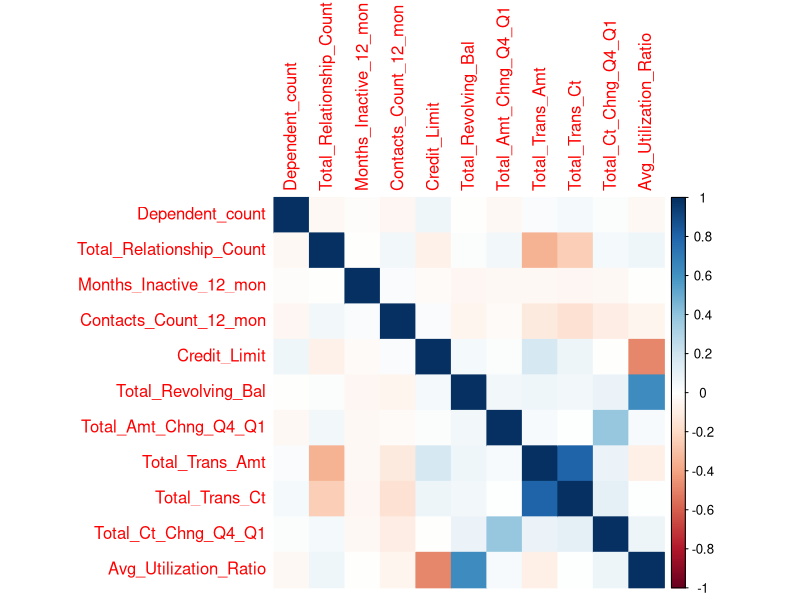
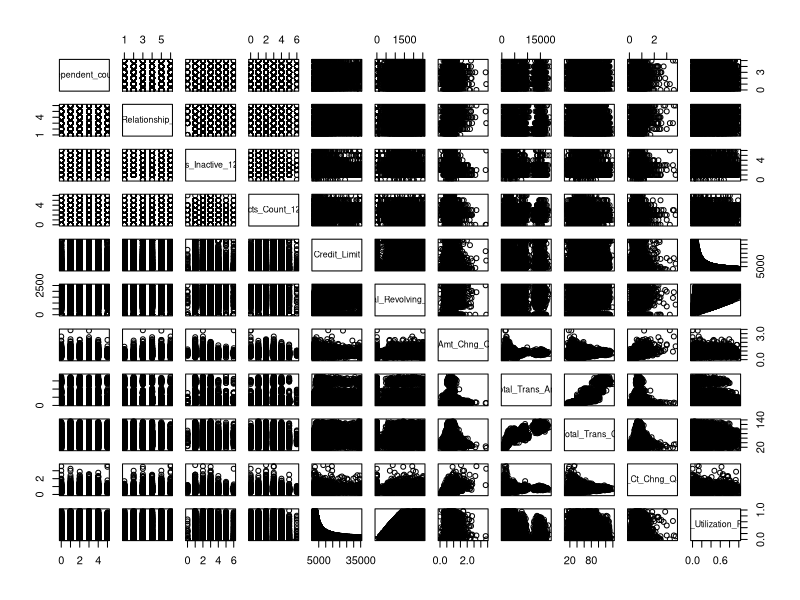
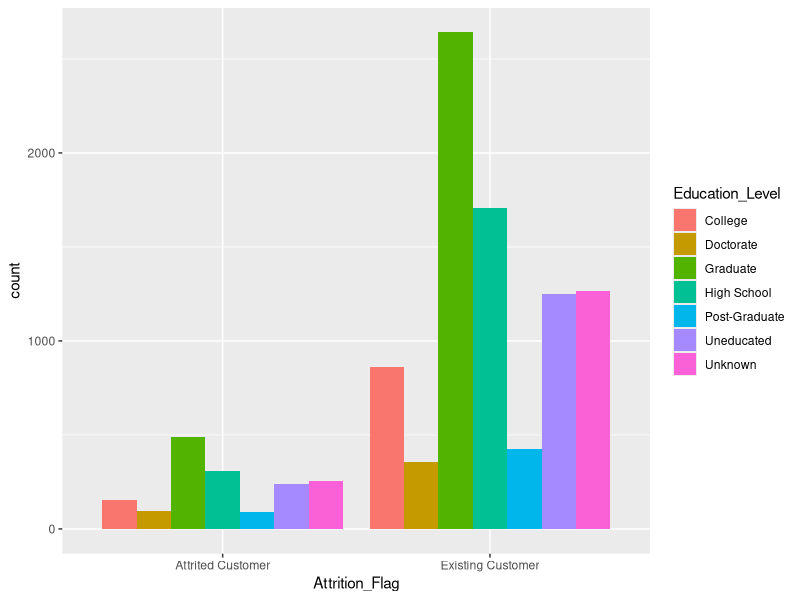
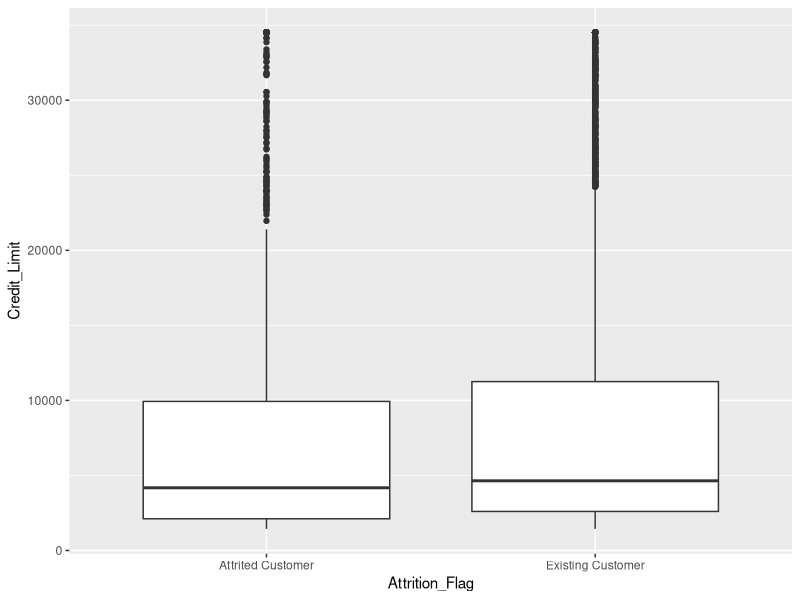

Source code (R) for these figures, in order: (Note: this script raises an error after producing the figures.)
# install.packages('MASS')
# install.packages('ggplot2')
# install.packages('rattle')

# Load libraries 
library(MASS)
library(ggplot2)
library(tidyverse)
library(corrplot)
library(car)

# load the wine dataset from the rattle package
setwd("C:/Users/jorda/OneDrive/Documents/R-Studio/DA6813 Applications/")
df = read.csv('BankChurners-1.csv')
df = dplyr::select(df, -X) #remove the customer number

# Take a look at the data
names(df)
str(df)
df$Education_Level = as.factor(df$Education_Level)
df$Marital_Status = as.factor(df$Marital_Status)
df$Attrition_Flag = as.factor(df$Attrition_Flag)
df$Gender = as.factor(df$Gender)
df$Income_Category = as.factor(df$Income_Category)
df$Card_Category = as.factor(df$Card_Category )
# CHeck if it is a classification problem
levels(df$Attrition_Flag)

# You can take a look at the relationships between the variables. 
df_num <- dplyr::select_if(df, is.numeric)
M = cor(df_num)
corrplot(M, method = c("color")) # try 'color', 'square', 'ellipse', 'shade', 'color', 'pie'. 'number'

df = dplyr::select(df, -Total_Trans_Ct) # highly correlated with Total trans amount
## note the select function from dplyr and MASS conflict. Thats why we use dplyr::select to force the correct package

pairs(df_num) # quick look at data distributions
ggplot(data = df) +
  geom_bar(mapping = aes(x = Attrition_Flag, fill = Education_Level), position = "dodge")  ## imbalance in data

ggplot(data = df, mapping = aes(x = Attrition_Flag, y = Credit_Limit)) +
  geom_boxplot() ## Visualizations

# Split data into training and testing samples
# Setting seed locks the random number generator. 
set.seed(1)
tr_ind <- sample(nrow(df),0.8*nrow(df),replace = F) # Setting training sample to be 80% of the data
dftrain <- df[tr_ind,]
dftest <- df[-tr_ind,]

# With logistic regression - multinomial
m1.log = glm(Attrition_Flag ~ ., data = dftrain, family = binomial)
summary(m1.log) ## look at results
vif(m1.log) # double check multicollinearity

# Predict the responses on the testing data. 
predprob_log <- predict.glm(m1.log, dftest, type = "response")  ## for logit
predclass_log = ifelse(predprob_log >= 0.5, "Existing Customer", "Attrited Customer")



## Resample with more balanced data 
df_ext_cust = df %>% filter(Attrition_Flag == "Existing Customer")
df_att_cust = df %>% filter(Attrition_Flag == "Attrited Customer")
set.seed(1) #before ANY random process
sample_ext_cust = sample_n(df_ext_cust, nrow(df_att_cust))
df_bal = rbind(df_att_cust,sample_ext_cust)

# Split data into training and testing balanced samples
set.seed(1)
tr_ind_bal <- sample(nrow(df_bal),0.8*nrow(df_bal),replace = F) # Setting training sample to be 80% of the data
dftrain_bal <- df_bal[tr_ind_bal,]
dftest_bal <- df_bal[-tr_ind_bal,]

### Build model with balanced data
m1.log_bal = glm(Attrition_Flag ~ ., data = dftrain_bal, family = binomial)
summary(m1.log_bal) ## look at results
vif(m1.log_bal) # double check multicollinearity

# Predict the responses on the balanced testing data. 
predprob_log_bal <- predict.glm(m1.log_bal, dftest_bal, type = "response")  ## for logit
predclass_log_bal = ifelse(predprob_log_bal >= 0.5, "Existing Customer", "Attrited Customer")



# Compare to actual results using the confusion matrix. 
caret::confusionMatrix(as.factor(predclass_log), dftest$Attrition_Flag, positive = "Existing Customer") # need to put 'positive = ' in order for R to run what we want it as
caret::confusionMatrix(as.factor(predclass_log_bal), dftest_bal$Attrition_Flag, positive = "Existing Customer")



## variable selection - reduce complexity if the model
m2.log_bal = step(glm(Attrition_Flag ~ ., data = dftrain_bal, family = binomial), direction = "backward") # stepwise backward elim.
summary(m2.log_bal) ## look at results
vif(m2.log_bal) # double check multicollinearity
# Predict the responses on the testing data. 
predprob2_log_bal <- predict.glm(m2.log_bal, dftest_bal, type = "response")  ## for logit
predclass2_log_bal = ifelse(predprob2_log_bal >= 0.5, "Existing Customer", "Attrited Customer")
caret::confusionMatrix(as.factor(predclass2_log_bal), dftest_bal$Attrition_Flag, positive = "Existing Customer")
ujik